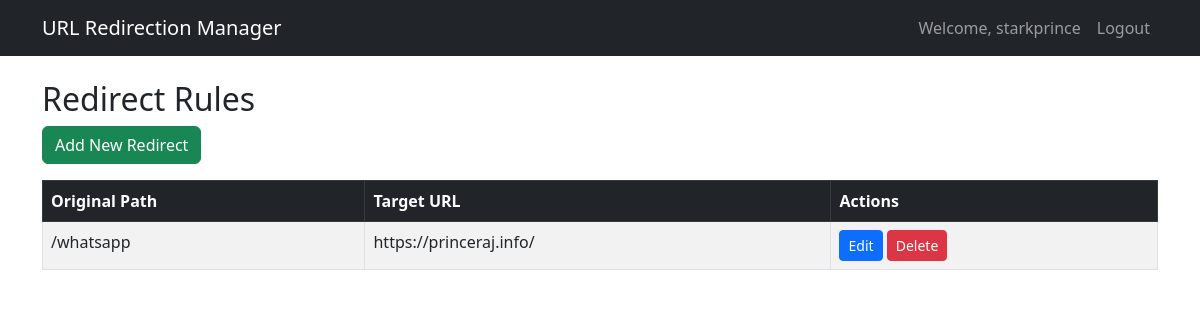
Page /admin (signed in) on the earlier database version.
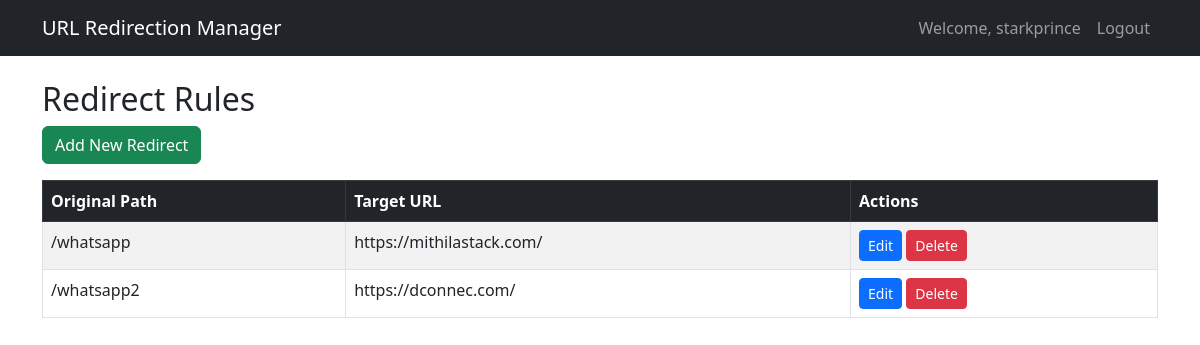
Same page on the later database version.
### app.py (models this page shows)
class Redirect(db.Model):
    id = db.Column(db.Integer, primary_key=True)
    original_path = db.Column(db.String(200), unique=True, nullable=False)
    target_url = db.Column(db.String(500), nullable=False)
    created_at = db.Column(db.DateTime, default=datetime.datetime.utcnow)
    updated_at = db.Column(db.DateTime, default=datetime.datetime.utcnow, onupdate=datetime.datetime.utcnow)

### app.py (the view)
@app.route('/admin')
@login_required
def admin_dashboard():
    redirects = Redirect.query.order_by(Redirect.original_path).all()
    return render_template('admin_dashboard.html', redirects=redirects)

### app.py (called while the page is built)
def login_required(f):
    @wraps(f)
    def decorated_function(*args, **kwargs):
        if 'user_id' not in session:
            flash('Please log in first.', 'danger')
            return redirect(url_for('login'))
        return f(*args, **kwargs)
    return decorated_function

### templates/admin_dashboard.html (shortened to what this page needs)
{% extends 'base.html' %}
{% block content %}
<h2>Redirect Rules</h2>
<a href="{{ url_for('add_redirect') }}" class="btn btn-success mb-3">Add New Redirect</a>
{% if redirects %}
<div class="table-responsive">
    <table class="table table-striped table-bordered">
        <thead class="table-dark">
            <tr>
                <th>Original Path</th>
                <th>Target URL</th>
                <th>Actions</th>
            </tr>
        </thead>
        <tbody>
            {% for redirect in redirects %}
            <tr>
                <td>{{ redirect.original_path }}</td>
                <td>{{ redirect.target_url }}</td>
                <td>
                    <a href="{{ url_for('edit_redirect', id=redirect.id) }}" class="btn btn-sm btn-primary">Edit</a>
                    <button type="button" class="btn btn-sm btn-danger" data-bs-toggle="modal" data-bs-target="#deleteModal{{ redirect.id }}">
                        Delete
                    </button>
                </td>
            </tr>
            {% endfor %}
        </tbody>
    </table>
</div>
{% else %}
<div class="alert alert-info">
    No redirect rules have been created yet.
</div>
{% endif %}
{% endblock %}

### templates/base.html (shortened to what this page needs)
<!DOCTYPE html>
<html lang="en">
<head>
    <link rel="stylesheet" href="https://cdnjs.cloudflare.com/ajax/libs/bootstrap/5.3.0/css/bootstrap.min.css">
</head>
<body>
    <nav class="navbar navbar-expand-lg navbar-dark bg-dark">
        <div class="container">
            <a class="navbar-brand" href="{{ url_for('admin_dashboard') }}">URL Redirection Manager</a>
            {% if session.get('user_id') %}
            <div class="navbar-nav ms-auto">
                <span class="nav-item nav-link">Welcome, {{ session.get('username') }}</span>
                <a class="nav-item nav-link" href="{{ url_for('logout') }}">Logout</a>
            </div>
            {% endif %}
        </div>
    </nav>
    <div class="container mt-4">
        {% block content %}{% endblock %}
    </div>
</body>
</html>

Differences in the rows shown:
changed Redirect "/whatsapp": target_url "https://princeraj.info/" → "https://mithilastack.com/"
added Redirect: original_path "/whatsapp2", target_url "https://dconnec.com/"
